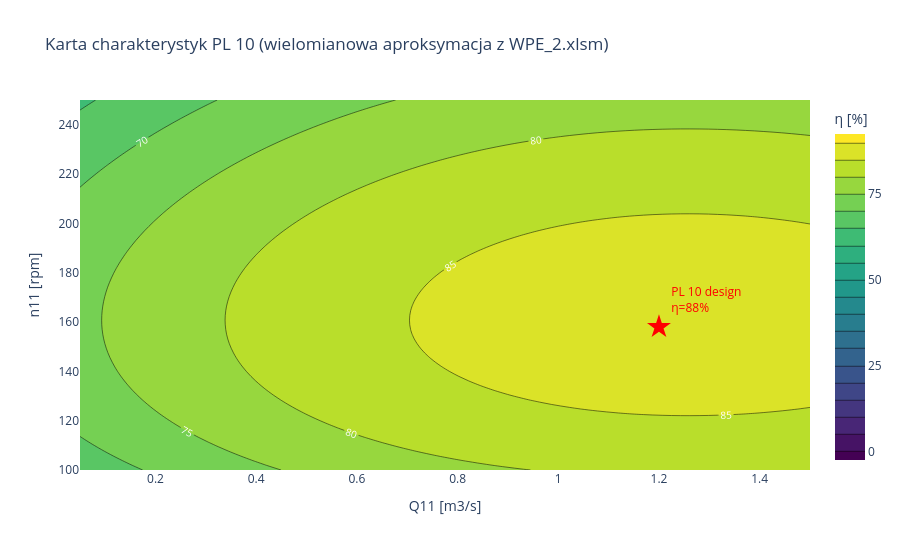

Notebook cell for this chart:
### Markdown cell above
**Prompt do LLM:**
> *"Zdefiniuj funkcje pl10_eta(Q11, n11) implementujaca wielomian z WPE_2.
> Narysuj jej powierzchnie na siatce Q11 in (0.05..1.5 m3/s) i n11 in (100..250 rpm)
> jako wykres konturowy. Zaznacz punkt projektowy PL 10 (Q11=1.2, n11=158)."*

**Uzyte funkcje:** `numpy.meshgrid`, `plotly.graph_objects.Contour`.

### Code cell
def pl10_eta(Q11, n11):
    """Sprawnosc turbiny PL 10 jako funkcja (Q11, n11). Wielomian z WPE_2.xlsm.

    Args:
        Q11: przeplyw jednostkowy [m3/s]
        n11: predkosc jednostkowa [rpm]
    Returns:
        sprawnosc [-] (0..1)
    """
    G = np.asarray(Q11) * 1000  # m3/s -> l/s (konwencja Excela)
    E = np.asarray(n11)
    eta_pct = (14.1094114
               + 0.0255361978 * G + 0.838004938 * E
               - 0.0000123420439 * G**2 - 0.00361969217 * E**2
               + 0.00000000115932973 * G**3 + 0.00000420032345 * E**3)
    return eta_pct / 100.0

# Walidacja w punkcie projektowym
pl10 = TURBINE_CATALOG['pl10']
eta_check = pl10_eta(pl10.Q11, pl10.n11)
print(f'PL 10 w punkcie projektowym (Q11={pl10.Q11}, n11={pl10.n11}):')
print(f'  Wielomian: eta = {eta_check:.4f}')
print(f'  Katalog:   eta_peak = {pl10.eta_peak:.4f}')

# Siatka do wykresu konturowego
Q11_grid = np.linspace(0.05, 1.5, 80)
n11_grid = np.linspace(100, 250, 80)
QQ, NN = np.meshgrid(Q11_grid, n11_grid)
ETA = pl10_eta(QQ, NN)
ETA = np.clip(ETA, 0, 1)  # wielomian moze ekstrapolowac poza [0,1]

fig = go.Figure(go.Contour(
    z=ETA * 100, x=Q11_grid, y=n11_grid,
    colorscale='Viridis',
    contours=dict(start=0, end=90, size=5, showlabels=True,
                  labelfont=dict(size=10, color='white')),
    colorbar=dict(title='η [%]'),
))
fig.add_trace(go.Scatter(
    x=[pl10.Q11], y=[pl10.n11],
    mode='markers+text', marker=dict(symbol='star', size=18, color='red'),
    text=[f'PL 10 design<br>η={pl10.eta_peak:.0%}'],
    textposition='top right', textfont=dict(color='red'),
    name='Punkt projektowy', showlegend=False,
))
fig.update_layout(
    title='Karta charakterystyk PL 10 (wielomianowa aproksymacja z WPE_2.xlsm)',
    xaxis_title='Q11 [m3/s]', yaxis_title='n11 [rpm]',
    height=550,
)
fig.show()

print()
print('Uwaga: ten wielomian nie ma czlonu krzyzowego Q11*n11,')
print('wiec linie stalej sprawnosci nie pokazuja sprzezenia Q-n (wielomian separowalny).')
print('To uproszczenie WPE_2; rzeczywiste karty turbin maja silne sprzezenie Q-n.')

### Figure 1 — Plotly figure (JSON) as saved in the notebook; plotly's stock layout.template omitted (floating-point values rounded to 4 significant figures; data arrays with more than 128 entries replaced by an {"elided": "..."} marker saying what was removed)
{"data": [{"colorbar": {"title": {"text": "η [%]"}}, "colorscale": [[0, "#440154"], [0.1111, "#482878"], [0.2222, "#3e4989"], [0.3333, "#31688e"], [0.4444, "#26828e"], [0.5556, "#1f9e89"], [0.6667, "#35b779"], [0.7778, "#6ece58"], [0.8889, "#b5de2b"], [1, "#fde725"]], "contours": {"end": 90, "labelfont": {"color": "white", "size": 10}, "showlabels": true, "size": 5, "start": 0}, "type": "contour", "x": [0.05, 0.06835, 0.08671, 0.1051, 0.1234, 0.1418, 0.1601, 0.1785, 0.1968, 0.2152, 0.2335, 0.2519, 0.2703, 0.2886, 0.307, 0.3253, 0.3437, 0.362, 0.3804, 0.3987, 0.4171, 0.4354, 0.4538, 0.4722, 0.4905, 0.5089, 0.5272, 0.5456, 0.5639, 0.5823, 0.6006, 0.619, 0.6373, 0.6557, 0.6741, 0.6924, 0.7108, 0.7291, 0.7475, 0.7658, 0.7842, 0.8025, 0.8209, 0.8392, 0.8576, 0.8759, 0.8943, 0.9127, 0.931, 0.9494, 0.9677, 0.9861, 1.004, 1.023, 1.041, 1.059, 1.078, 1.096, 1.115, 1.133, 1.151, 1.17, 1.188, 1.206, 1.225, 1.243, 1.261, 1.28, 1.298, 1.316, 1.335, 1.353, 1.372, 1.39, 1.408, 1.427, 1.445, 1.463, 1.482, 1.5], "y": [100.0, 101.9, 103.8, 105.7, 107.6, 109.5, 111.4, 113.3, 115.2, 117.1, 119.0, 120.9, 122.8, 124.7, 126.6, 128.5, 130.4, 132.3, 134.2, 136.1, 138.0, 139.9, 141.8, 143.7, 145.6, 147.5, 149.4, 151.3, 153.2, 155.1, 157.0, 158.9, 160.8, 162.7, 164.6, 166.5, 168.4, 170.3, 172.2, 174.1, 175.9, 177.8, 179.7, 181.6, 183.5, 185.4, 187.3, 189.2, 191.1, 193.0, 194.9, 196.8, 198.7, 200.6, 202.5, 204.4, 206.3, 208.2, 210.1, 212.0, 213.9, 215.8, 217.7, 219.6, 221.5, 223.4, 225.3, 227.2, 229.1, 231.0, 232.9, 234.8, 236.7, 238.6, 240.5, 242.4, 244.3, 246.2, 248.1, 250.0], "z": {"elided": "80x80 float values"}}, {"marker": {"color": "red", "size": 18, "symbol": "star"}, "mode": "markers+text", "name": "Punkt projektowy", "showlegend": false, "text": ["PL 10 design<br>η=88%"], "textfont": {"color": "red"}, "textposition": "top right", "type": "scatter", "x": [1.2], "y": [158]}], "layout": {"height": 550, "title": {"text": "Karta charakterystyk PL 10 (wielomianowa aproksymacja z WPE_2.xlsm)"}, "xaxis": {"title": {"text": "Q11 [m3/s]"}}, "yaxis": {"title": {"text": "n11 [rpm]"}}}}
